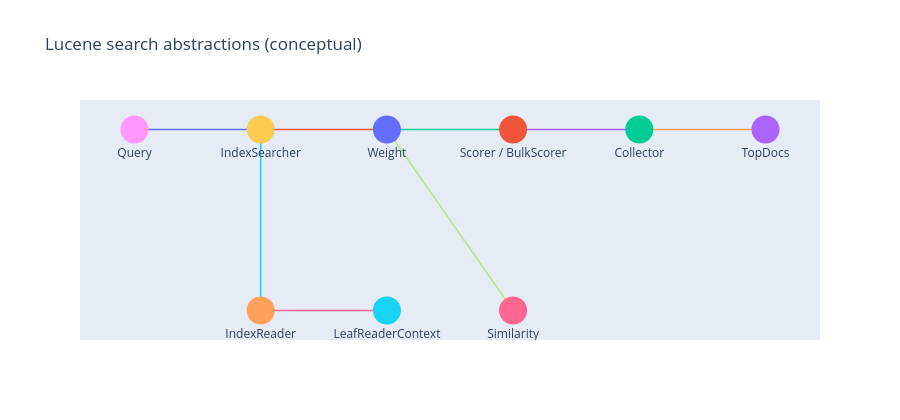

Notebook code for this chart:
### Markdown cell above
## 3. Query execution path: Lucene class interaction map

A conceptual class/role map for the search path.

### Code cell
nodes = [
    ('Query', 0, 2), ('IndexSearcher', 1, 2), ('Weight', 2, 2),
    ('Scorer / BulkScorer', 3, 2), ('Collector', 4, 2), ('TopDocs', 5, 2),
    ('IndexReader', 1, 0), ('LeafReaderContext', 2, 0), ('Similarity', 3, 0)
]
edges = [('Query','IndexSearcher'), ('IndexSearcher','Weight'), ('Weight','Scorer / BulkScorer'),
         ('Scorer / BulkScorer','Collector'), ('Collector','TopDocs'),
         ('IndexReader','IndexSearcher'), ('IndexReader','LeafReaderContext'),
         ('Similarity','Weight')]
pos = {n:(x,y) for n,x,y in nodes}
fig = go.Figure()
for a,b in edges:
    x0,y0 = pos[a]; x1,y1 = pos[b]
    fig.add_trace(go.Scatter(x=[x0,x1], y=[y0,y1], mode='lines',
                             line=dict(width=1.5), hoverinfo='skip', showlegend=False))
for name,x,y in nodes:
    fig.add_trace(go.Scatter(x=[x], y=[y], mode='markers+text', text=[name],
                             textposition='bottom center', marker=dict(size=28),
                             showlegend=False, hovertemplate=f'{name}<extra></extra>'))
fig.update_layout(title='Lucene search abstractions (conceptual)', xaxis_visible=False,
                  yaxis_visible=False, height=420)
fig.show()

### Figure 1 — Plotly figure (JSON) as saved in the notebook; plotly's stock layout.template omitted (floating-point values rounded to 4 significant figures)
{"data": [{"hoverinfo": "skip", "line": {"width": 1.5}, "mode": "lines", "showlegend": false, "x": [0, 1], "y": [2, 2], "type": "scatter"}, {"hoverinfo": "skip", "line": {"width": 1.5}, "mode": "lines", "showlegend": false, "x": [1, 2], "y": [2, 2], "type": "scatter"}, {"hoverinfo": "skip", "line": {"width": 1.5}, "mode": "lines", "showlegend": false, "x": [2, 3], "y": [2, 2], "type": "scatter"}, {"hoverinfo": "skip", "line": {"width": 1.5}, "mode": "lines", "showlegend": false, "x": [3, 4], "y": [2, 2], "type": "scatter"}, {"hoverinfo": "skip", "line": {"width": 1.5}, "mode": "lines", "showlegend": false, "x": [4, 5], "y": [2, 2], "type": "scatter"}, {"hoverinfo": "skip", "line": {"width": 1.5}, "mode": "lines", "showlegend": false, "x": [1, 1], "y": [0, 2], "type": "scatter"}, {"hoverinfo": "skip", "line": {"width": 1.5}, "mode": "lines", "showlegend": false, "x": [1, 2], "y": [0, 0], "type": "scatter"}, {"hoverinfo": "skip", "line": {"width": 1.5}, "mode": "lines", "showlegend": false, "x": [3, 2], "y": [0, 2], "type": "scatter"}, {"hovertemplate": "Query<extra></extra>", "marker": {"size": 28}, "mode": "markers+text", "showlegend": false, "text": ["Query"], "textposition": "bottom center", "x": [0], "y": [2], "type": "scatter"}, {"hovertemplate": "IndexSearcher<extra></extra>", "marker": {"size": 28}, "mode": "markers+text", "showlegend": false, "text": ["IndexSearcher"], "textposition": "bottom center", "x": [1], "y": [2], "type": "scatter"}, {"hovertemplate": "Weight<extra></extra>", "marker": {"size": 28}, "mode": "markers+text", "showlegend": false, "text": ["Weight"], "textposition": "bottom center", "x": [2], "y": [2], "type": "scatter"}, {"hovertemplate": "Scorer / BulkScorer<extra></extra>", "marker": {"size": 28}, "mode": "markers+text", "showlegend": false, "text": ["Scorer / BulkScorer"], "textposition": "bottom center", "x": [3], "y": [2], "type": "scatter"}, {"hovertemplate": "Collector<extra></extra>", "marker": {"size": 28}, "mode": "markers+text", "showlegend": false, "text": ["Collector"], "textposition": "bottom center", "x": [4], "y": [2], "type": "scatter"}, {"hovertemplate": "TopDocs<extra></extra>", "marker": {"size": 28}, "mode": "markers+text", "showlegend": false, "text": ["TopDocs"], "textposition": "bottom center", "x": [5], "y": [2], "type": "scatter"}, {"hovertemplate": "IndexReader<extra></extra>", "marker": {"size": 28}, "mode": "markers+text", "showlegend": false, "text": ["IndexReader"], "textposition": "bottom center", "x": [1], "y": [0], "type": "scatter"}, {"hovertemplate": "LeafReaderContext<extra></extra>", "marker": {"size": 28}, "mode": "markers+text", "showlegend": false, "text": ["LeafReaderContext"], "textposition": "bottom center", "x": [2], "y": [0], "type": "scatter"}, {"hovertemplate": "Similarity<extra></extra>", "marker": {"size": 28}, "mode": "markers+text", "showlegend": false, "text": ["Similarity"], "textposition": "bottom center", "x": [3], "y": [0], "type": "scatter"}], "layout": {"xaxis": {"visible": false}, "yaxis": {"visible": false}, "title": {"text": "Lucene search abstractions (conceptual)"}, "height": 420}}
